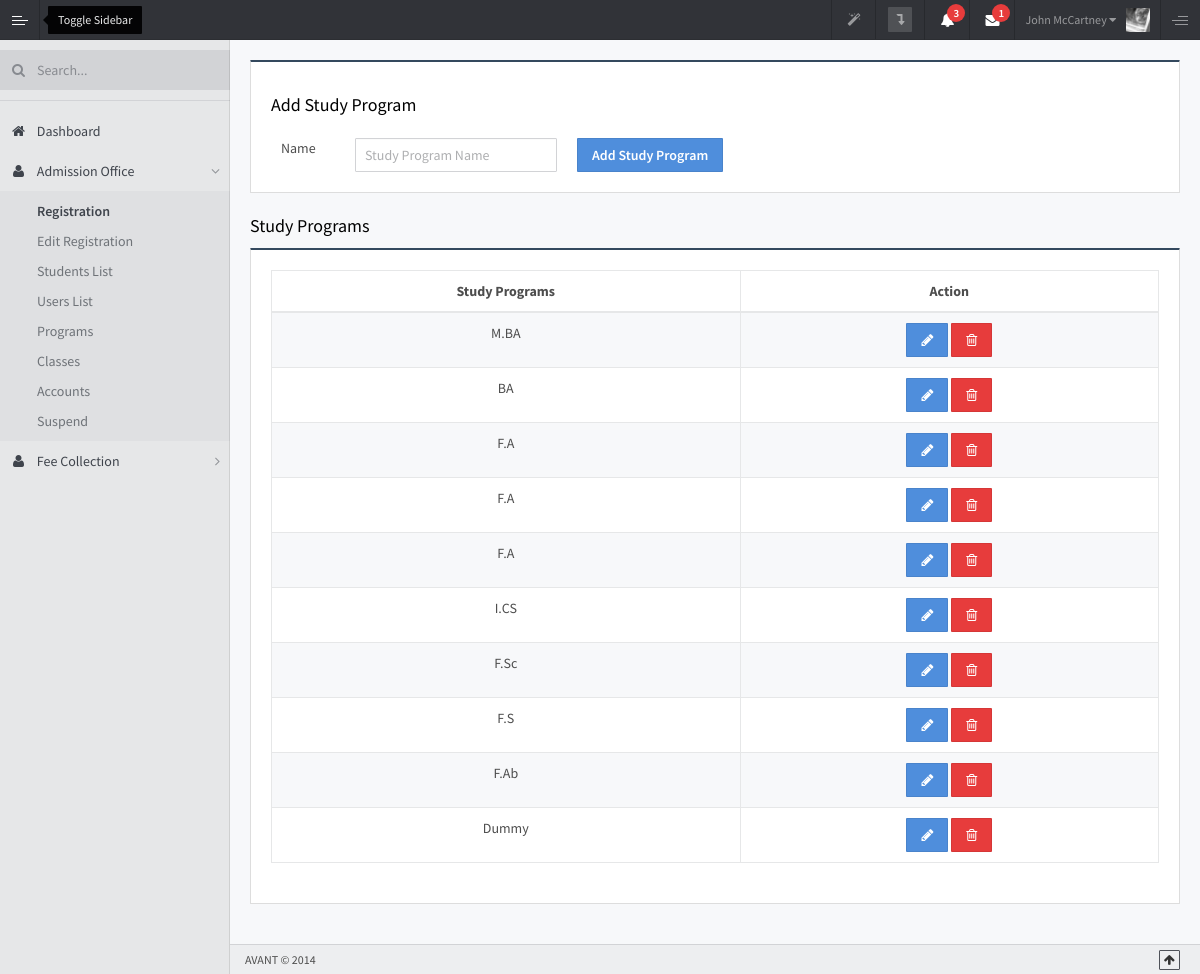
/ilm/index.php/programs, run on the app's committed database.
### tables this page shows
CREATE TABLE `programs` (
  `id` int(11) NOT NULL,
  `title` varchar(50) NOT NULL
);

### ilm/application/controllers/Programs.php (called while the page is built, shortened)
<?php
class Programs extends CI_Controller
{
    public function __construct()
    {
        $this->load->model('Programs_model');
    }
    public function programsList()
    {
        $data = array(
            'title' => 'ILM | Admin',
            'programs' => $this->Programs_model->getPrograms()
        );
        $programsView = $this->load->view('programs/programsList',$data,TRUE);
        return $programsView;
    }
    public function add()
    {
        $data = array(
            'title' => 'ILM | Admin',
            'submitUrl' => base_url().'programs/add_post',
            'edit' => false,
            'method' => 'Add'
        );
        $addView = $this->load->view('programs/add_edit',$data,TRUE);
        return $addView;
    }
    public function index($id = NULL)
    {
        $data = array(
            'programsList' => $this->programsList(),
            'view' => 'programs/programs'
        );
        if ($id)
        {
            $data['edit'] = $this->edit($id);
        }
        else
        {
            $data['add'] = $this->add();
        }
        $this->load->view('masterLayouts/admin',$data);
    }
}

### ilm/index.php (called while the page is built, shortened)
<?php
require_once BASEPATH.'core/CodeIgniter.php';

### ilm/application/models/Programs_model.php (called while the page is built, shortened)
<?php
class Programs_model extends CI_Model
{
    public function getPrograms()
    {
        $q = $this->db->get('programs');
        return $q->result();
    }
}

### ilm/application/views/programs/programsList.php (the view, shortened to what this page needs)
<div class="panel panel-midnightblue">
    <div class="">
        <h4>Study Programs</h4>
    </div>
    <div class="panel-body">
        <div class="syllabus_table">
            <div class="table-responsive">
                <table class="table table-bordered table-hover table-striped">
                    <thead>
                    <tr>
                        <th class="text-center">Study Programs</th>
                        <th class="text-center">Action</th>
                    </tr>
                    </thead>
                    <tbody>
                    <?php foreach ($programs as $program) :?>
                    <tr>
                            <td class="text-center"><?= $program->title ?></td>
                            <td class="text-center">
                                <a class="btn btn-primary"
                                   href="<?php echo base_url();?>programs/index/<?= $program->id?>">
                                    <i class="fa fa-pencil"></i>
                                </a>
                                <a class="btn btn-danger"
                                   href="<?php echo base_url();?>programs/delete/<?= $program->id?>">
                                    <i  class="fa fa-trash-o" aria-hidden="true"></i>
                                </a>
                            </td>
                    </tr>
                    <?php endforeach;?>
                    </tbody>
                </table>
            </div>
        </div>
    </div>
</div>

### data on the page
programs: title "M.BA"
programs: title "BA"
programs: title "F.A"
programs: title "F.A"
programs: title "F.A"
programs: title "I.CS"
programs: title "F.Sc"
programs: title "F.S"
programs: title "F.Ab"
programs: title "Dummy"

### other printed values
$method "Add"
